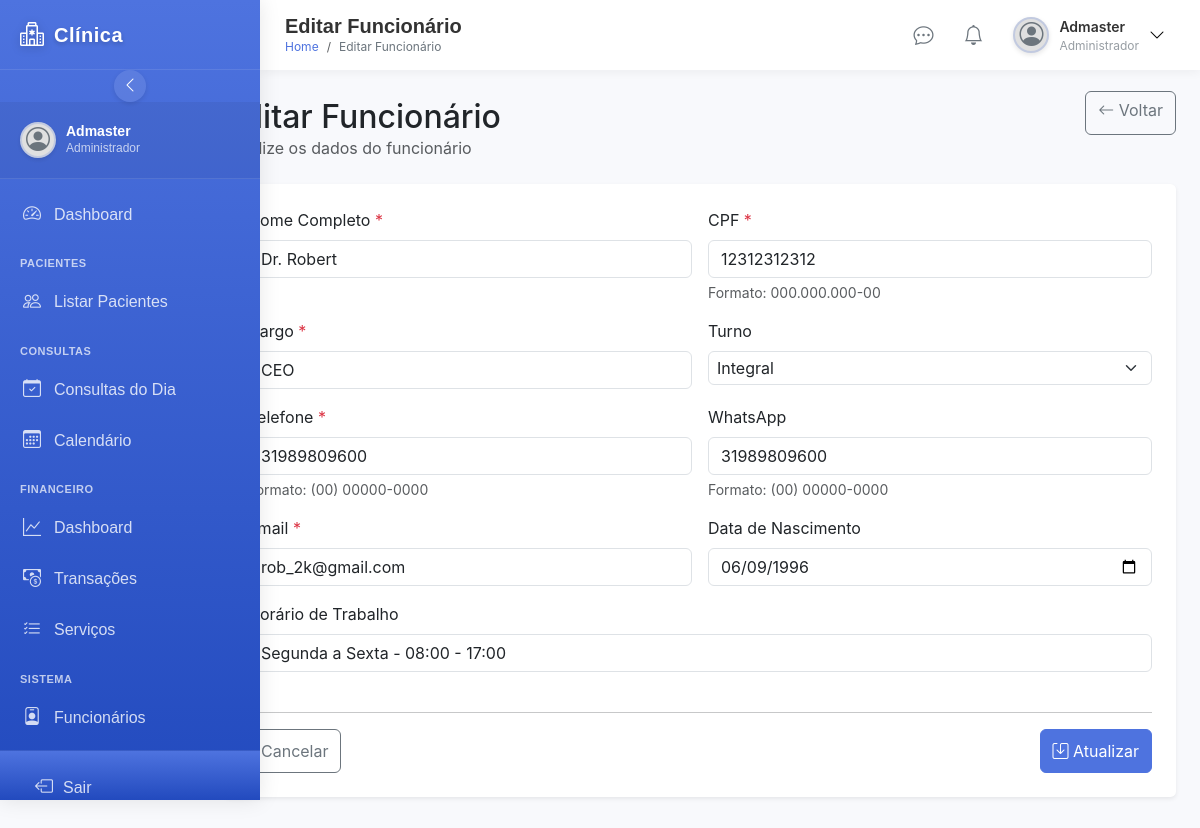
/pages/add_funcionario.php?id=17 (signed in), run on the app's committed database.
### tables this page shows
CREATE TABLE `funcionarios` (
  `id` int(11) NOT NULL,
  `cpf` varchar(11) NOT NULL,
  `nome` varchar(100) NOT NULL,
  `data_nasc` date DEFAULT NULL,
  `email` varchar(100) DEFAULT NULL,
  `telefone` varchar(15) DEFAULT NULL,
  `whatsapp` varchar(15) DEFAULT NULL,
  `cargo` varchar(50) DEFAULT NULL,
  `turno` varchar(20) DEFAULT NULL,
  `horario_trabalho` varchar(50) DEFAULT NULL,
  `status` enum('Ativo','Inativo') NOT NULL DEFAULT 'Ativo'
);

### pages/add_funcionario.php (the view, shortened to what this page needs)
<?php
require_once '../config/config.php';
$isEdit = false;
if (isset($_GET['id']) && !empty($_GET['id'])) {
    $funcionarioId = intval($_GET['id']);
    $isEdit = true;
    $sql = "SELECT * FROM funcionarios WHERE id = ?";
    $stmt = $conn->prepare($sql);
    $stmt->bind_param("i", $funcionarioId);
    $stmt->execute();
    $result = $stmt->get_result();
    $funcionario = $result->fetch_assoc();
}
$titulo = $isEdit ? "Editar Funcionário" : "Novo Funcionário";
?>
<!DOCTYPE html>
<html lang="pt-br">
<head>
    <link href="https://cdn.jsdelivr.net/npm/bootstrap@5.3.0/dist/css/bootstrap.min.css" rel="stylesheet">
    <link rel="stylesheet" href="https://cdn.jsdelivr.net/npm/bootstrap-icons@1.11.3/font/bootstrap-icons.min.css">
    <link rel="stylesheet" href="../css/styles.css">
    <link rel="stylesheet" href="../css/responsive.css">
</head>
<body>
    <div class="d-flex">
        <div class="d-none d-md-block">
            <?php include '../includes/sidebar.php' ?>
        </div>
        <div class="col-lg-10 col-md-9 ms-auto px-0">
            <div class="mb-5">
                <?php include '../includes/topbar.php' ?>
            </div>
                <div class="container-fluid px-4 mt-5 soberba">
                    <div class="row mb-4 align-items-center fade-in mt-5">
                        <div class="col-md-8">
                            <h2 class="mb-0 mt-5"><?= $titulo ?></h2>
                            <p class="text-muted mb-0"><?= $isEdit ? "Atualize os dados do funcionário" : "Cadastre um novo funcionário no sistema" ?></p>
                        </div>
                        <div class="col-md-4 text-md-end mt-3">
                            <a href="funcionarios.php" class="btn btn-outline-secondary ">
                                <i class="bi bi-arrow-left"></i> Voltar
                            </a>
                        </div>
                    </div>
                    <div class="row mb-4 slide-in-up" style="animation-delay: 0.1s;">
                        <div class="col-12">
                            <div class="card border-0 shadow-sm">
                                <div class="card-body p-4">
                                    <form id="funcionarioForm" class="row g-3">
                                        <div class="col-md-6">
                                            <label for="nome" class="form-label">Nome Completo <span class="text-danger">*</span></label>
                                            <input type="text" class="form-control" id="nome" name="nome" required
                                                value="<?= $isEdit ? htmlspecialchars($funcionario['nome']) : '' ?>">
                                        </div>
                                        <div class="col-md-6">
                                            <label for="cpf" class="form-label">CPF <span class="text-danger">*</span></label>
                                            <input type="text" class="form-control" id="cpf" name="cpf" required
                                                value="<?= $isEdit ? htmlspecialchars($funcionario['cpf']) : '' ?>"
                                                <?= $isEdit ? 'readonly' : '' ?>>
                                            <div class="form-text">Formato: 000.000.000-00</div>
                                        </div>
                                        <div class="col-md-6">
                                            <label for="cargo" class="form-label">Cargo <span class="text-danger">*</span></label>
                                            <input type="text" class="form-control" id="cargo" name="cargo" required
                                                value="<?= $isEdit ? htmlspecialchars($funcionario['cargo']) : '' ?>"
                                                list="cargos-list">
                                        </div>
                                        <div class="col-md-6">
                                            <label for="turno" class="form-label">Turno</label>
                                            <select class="form-select" id="turno" name="turno">
                                                <option value="Integral" <?= $isEdit && isset($funcionario['turno']) && $funcionario['turno'] === 'Integral' ? 'selected' : '' ?>>Integral</option>
                                            </select>
                                        </div>
                                        <div class="col-md-6">
                                            <label for="telefone" class="form-label">Telefone <span class="text-danger">*</span></label>
                                            <input type="text" class="form-control" id="telefone" name="telefone" required
                                                value="<?= $isEdit ? htmlspecialchars($funcionario['telefone']) : '' ?>">
                                            <div class="form-text">Formato: (00) 00000-0000</div>
                                        </div>
                                        <div class="col-md-6">
                                            <label for="whatsapp" class="form-label">WhatsApp</label>
                                            <input type="text" class="form-control" id="whatsapp" name="whatsapp"
                                                value="<?= $isEdit ? htmlspecialchars($funcionario['whatsapp']) : '' ?>">
                                            <div class="form-text">Formato: (00) 00000-0000</div>
                                        </div>
                                        <div class="col-md-6">
                                            <label for="email" class="form-label">Email <span class="text-danger">*</span></label>
                                            <input type="email" class="form-control" id="email" name="email" required
                                                value="<?= $isEdit ? htmlspecialchars($funcionario['email']) : '' ?>">
                                        </div>
                                        <div class="col-md-6">
                                            <label for="data_nascimento" class="form-label">Data de Nascimento</label>
                                            <input type="date" class="form-control" id="data_nascimento" name="data_nascimento"
                                                value="<?= $isEdit && isset($funcionario['data_nasc']) ? htmlspecialchars($funcionario['data_nasc']) : '' ?>">
                                        </div>
                                        <div class="col-md-12">
                                            <label for="horario_trabalho" class="form-label">Horário de Trabalho</label>
                                            <input type="text" class="form-control" id="horario_trabalho" name="horario_trabalho"
                                                value="<?= $isEdit && isset($funcionario['horario_trabalho']) ? htmlspecialchars($funcionario['horario_trabalho']) : '' ?>"
                                                placeholder="Ex: Segunda a Sexta, 08:00 às 17:00">
                                        </div>
                                        <div class="col-12 mt-4">
                                            <hr>
                                            <div class="d-flex justify-content-between">
                                                <button type="button" class="btn btn-outline-secondary" onclick="window.location.href='funcionarios.php'">Cancelar</button>
                                                <button type="submit" class="btn btn-primary" id="salvarBtn">
                                                    <i class="bi bi-save"></i> <?= $isEdit ? 'Atualizar' : 'Salvar' ?>
                                                </button>
                                            </div>
                                        </div>
                                    </form>
                                </div>
                            </div>
                        </div>
                    </div>
                </div>
        </div>
    </div>
</body>
</html>

### css/styles.css (style rules this page uses)
:root { --primary-color: #4e73df; --secondary-color: #6c757d; --success-color: #1cc88a; --info-color: #36b9cc; --warning-color: #f6c23e; --danger-color: #e74a3b; --light-color: #f8f9fc; --dark-color: #5a5c69; }
body { background-color: #f8f9fc; font-family: "Nunito", -apple-system, BlinkMacSystemFont, "Segoe UI", Roboto, "Helvetica Neue", Arial, sans-serif; }
.card { border: none; border-radius: 0.35rem; box-shadow: 0 0.15rem 1.75rem 0 rgba(58, 59, 69, 0.1); }
.btn-primary { background-color: var(--primary-color); border-color: var(--primary-color); }
.fade-in { animation: fadeIn 0.5s ease-in-out; }
.slide-in-up { animation: slideInUp 0.5s ease-in-out; }

### css/responsive.css (style rules this page uses)
@media (hover: none) { .btn { min-height: 44px; } }
@media (hover: none) { input, select, textarea { font-size: 16px !important; } }
body.has-mobile-nav { padding-bottom: 65px; }

### pages/add_funcionario.php (style rules this page uses)
.soberba { margin-top: 50px !important; }
.form-select { font-size: 20px; padding: 4px 8px; }
.form-select option { font-size: 12px; }
.fade-in { animation: fadeIn 0.5s ease-in-out; }
.slide-in-up { animation: slideInUp 0.5s ease-in-out; }

### includes/sidebar.php (style rules this page uses)
:root { --sidebar-width: 260px; --sidebar-collapsed-width: 70px; --sidebar-bg: linear-gradient(180deg, #4e73df 0%, #224abe 100%); --sidebar-color: #fff; --sidebar-hover-bg: rgba(255, 255, 255, 0.1); --sidebar-active-bg: rgba(255, 255, 255, 0.15); --sidebar-border: rgba(255, 255, 255, 0.1); --sidebar-icon-size: 18px; --sidebar-transition: all 0.3s ease; --sidebar-shadow: 0 0 20px rgba(0, 0, 0, 0.1); --sidebar-header-height: 70px; --sidebar-footer-height: 50px; }

### includes/topbar.php (style rules this page uses)
:root { --topbar-height: 70px; --topbar-bg: #fff; --topbar-color: #333; --topbar-border: rgba(0, 0, 0, 0.05); --topbar-shadow: 0 2px 10px rgba(0, 0, 0, 0.05); --topbar-transition: all 0.3s ease; --primary-color: #4e73df; --primary-hover: #3a5ccc; --sidebar-width: 260px; --sidebar-collapsed-width: 70px; }

### data on the page
funcionarios: nome "Dr. Robert", cpf "12312312312", cargo "CEO", turno "Integral", telefone "31989809600", whatsapp "31989809600", email "rob_2k@gmail.com", data_nascimento "06/09/1996", horario_trabalho "Segunda a Sexta - 08:00 - 17:00"

### other printed values
$nomeUsuario "Admaster"
$cargoUsuario "Administrador"
$tituloPagina "Editar Funcionário"
$titulo "Editar Funcionário"
